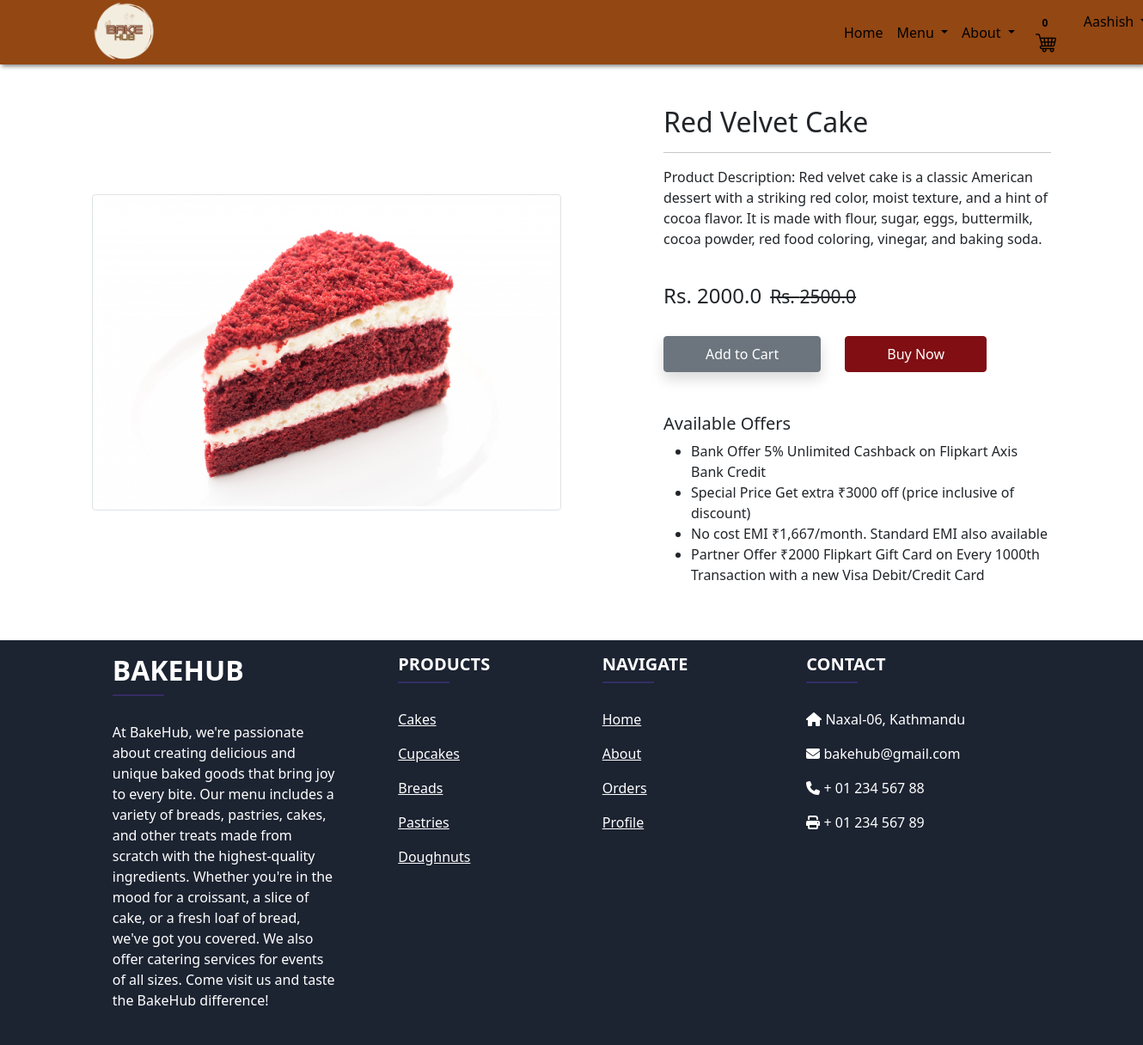
Page /product-detail/9 (signed in) on the committed database.
### app/models.py (models this page shows, shortened)
class Product(models.Model):
    title = models.CharField(max_length=100)
    selling_price = models.FloatField()
    discounted_price = models.FloatField()
    description = models.TextField()
    category = models.CharField(choices=CATEGORY_CHOICES, max_length=15)
    product_image = models.ImageField(upload_to='productsimg')

### app/views.py (the view)
# urls.py: path('product-detail/<int:pk>', views.ProductDetailView.as_view(), name='product-detail'),
class ProductDetailView(View):
 def get(self, request, pk):
  totalitem = 0
  product = Product.objects.get(pk=pk)
  item_already_in_cart = False
  item_already_in_cart = Cart.objects.filter(Q(product=product.id) & Q(user=request.user)).exists()
  if request.user.is_authenticated:
   totalitem = len(Cart.objects.filter(user=request.user))
  return render(request,'app/productdetail.html',{'product':product,'item_already_in_cart':item_already_in_cart, 'totalitem':totalitem})

### app/templates/app/productdetail.html (shortened to what this page needs)
{% extends 'app/base.html' %}
{% load static %}
{% block main-content %}
<div class="container my-5">
 <div class="row">
  <div class="col-sm-6 text-center align-self-center">
   <img src="{{product.product_image.url}}" alt="" class="img-fluid img-thumbnail">
  </div>
  <div class="col-sm-5 offset-sm-1">
   <h2>{{product.title}}</h2>
   <hr>
   <p>Product Description: {{product.description}}</p> <br>
   <h4>Rs. {{product.discounted_price}}<small style="margin-left: 10px;" class="fw-light text-decoration-line-through">Rs. {{product.selling_price}}</small></h4> <br>
  {% if item_already_in_cart %}
   <a href="{% url 'showcart' %}" class="btn btn-warning shadow px-5 py-2 ms-4">Go to cart</a>
  {% else %}
   <form action="/add-to-cart" class="d-inline">
    <button type="submit" class="btn btn-secondary shadow px-5 py-2" id="add-to-cart-btn">Add to Cart</button>
   </form>
   {% endif %}
   <a style="background-color:#800E13; border-color:#800E13; color:#ffffff;" href="{% url 'checkout' %}" class="btn  px-5 py-2 ms-4">Buy Now</a>
   <h5 class="mt-5">Available Offers</h5>
   <ul>
    <li>Bank Offer 5% Unlimited Cashback on Flipkart Axis Bank Credit</li>
    <li>Special Price Get extra ₹3000 off (price inclusive of discount)</li>
    <li>No cost EMI ₹1,667/month. Standard EMI also available</li>
    <li>Partner Offer ₹2000 Flipkart Gift Card on Every 1000th Transaction with a new Visa Debit/Credit Card</li>
   </ul>
  </div>
 </div>
</div>
{% endblock main-content %}

### app/templates/app/base.html (shortened to what this page needs)
<!doctype html>
{% load static %}
<html lang="en">
  <head>
    <link href="https://cdn.jsdelivr.net/npm/bootstrap@5.0.0-beta1/dist/css/bootstrap.min.css" rel="stylesheet">
    <link rel="stylesheet" href="{% static 'app/css/owl.carousel.min.css' %}">
    <link rel="stylesheet" href="{% static 'app/css/all.min.css' %}">
    <link rel="stylesheet" href="{% static 'app/css/style.css' %}">
    <link rel="stylesheet" href="{% static 'app/css/landing.css' %}">
  </head>
  <body style="background-color: #fff">
    <nav class="navbar navbar-expand-lg navbar-dark " style="background-color: #934713; box-shadow: 2px 2px 5px rgba(0, 0, 0, 0.5);height:75px">
     <div class="container">
       <a class="navbar-brand" href="/"><img src="{% static 'app/images/icons/bakelogo.png' %}" style="width:75px; height:75px;" alt="BakeHub"/></a>
       <div class="collapse navbar-collapse" id="navbarSupportedContent">
         <ul class="navbar-nav me-auto mb-2 mb-lg-0" style="margin-left:48.5rem;">
           <li class="nav-item">
             <a class="nav-link active" aria-current="page" style="color:#000;" href="/">Home</a>
           </li>
           <li class="nav-item dropdown">
             <a style="color:#000 !important;" class="nav-link dropdown-toggle text-white" href="#" id="bakeryDropdown" role="button" data-bs-toggle="dropdown" aria-expanded="false">
               Menu
             </a>
           </li>
           <li class="nav-item dropdown">
             <a style="color:#000 !important;" class="nav-link dropdown-toggle text-white" href="#" id="fashionDropdown" role="button" data-bs-toggle="dropdown" aria-expanded="false">
                About
              </a>
           </li>
         </ul>
         <div>
          <ul class="navbar-nav me-auto mb-2 mb-lg-0">
          {% if request.user.is_authenticated %}
            <li class="nav-item mx-2">
             <a  href="{% url 'showcart' %}" class="nav-link text-white="><span class="badge" style="color:#000; background-color:#dc354500;">{{totalitem}}</span><img src="{% static 'app/images/icons/shopcart.png' %}" alt="Cart"/></a>
            <li class="nav-item dropdown mx-2">
              <a style="color:#000;" class="nav-link dropdown-toggle" href="#" id="profileDropdown" role="button" data-bs-toggle="dropdown" aria-expanded="false">
                  {{request.user.username|capfirst}}
              </a>
            </li>
            {% endif %}
          </ul>
         </div>
       </div>
     </div>
    </nav>
    {% block main-content %} {% endblock main-content %}
     <footer
          class="text-center text-lg-start text-white"
          style="background-color: #1c2331"
          >
    <section class="">
      <div class="container text-center text-md-start mt-5">
        <div class="row mt-3">
          <div class="col-md-3 col-lg-4 col-xl-3 mx-auto mb-4">
            <h2 class="text-uppercase fw-bold">BakeHub</h2>
            <hr
                class="mb-4 mt-0 d-inline-block mx-auto"
                style="width: 60px; background-color: #7c4dff; height: 2px"
                />
            <p>
              At BakeHub, we're passionate about creating delicious and unique baked goods that bring joy to every bite.
                Our menu includes a variety of breads, pastries, cakes, and other treats made from scratch with the highest-quality ingredients.
                Whether you're in the mood for a croissant, a slice of cake, or a fresh loaf of bread, we've got you covered.
                We also offer catering services for events of all sizes. Come visit us and taste the BakeHub difference!
            </p>
          </div>
          <div class="col-md-2 col-lg-2 col-xl-2 mx-auto mb-4">
            <h5 class="text-uppercase fw-bold">Products</h5>
            <hr
                class="mb-4 mt-0 d-inline-block mx-auto"
                style="width: 60px; background-color: #7c4dff; height: 2px"
                />
            <p>
              <a href="#!" class="text-white">Cakes</a>
            </p>
            <p>
              <a href="#!" class="text-white">Cupcakes</a>
            </p>
            <p>
              <a href="#!" class="text-white">Breads</a>
            </p>
            <p>
              <a href="#!" class="text-white">Pastries</a>
            </p>
            <p>
              <a href="#!" class="text-white">Doughnuts</a>
            </p>
          </div>
          <div class="col-md-3 col-lg-2 col-xl-2 mx-auto mb-4">
            <h5 class="text-uppercase fw-bold">Navigate</h5>
            <hr
                class="mb-4 mt-0 d-inline-block mx-auto"
                style="width: 60px; background-color: #7c4dff; height: 2px"
                />
            <p>
              <a href="/" class="text-white">Home</a>
            </p>
            <p>
              <a href="{% url 'aboutus' %}" class="text-white">About</a>
            </p>
            <p>
              <a href="{% url 'orders' %}" class="text-white">Orders</a>
            </p>
            <p>
              <a href="{% url 'profile' %}" class="text-white">Profile</a>
            </p>
          </div>
          <div class="col-md-4 col-lg-3 col-xl-3 mx-auto mb-md-0 mb-4">
            <h5 class="text-uppercase fw-bold">Contact</h5>
            <hr
                class="mb-4 mt-0 d-inline-block mx-auto"
                style="width: 60px; background-color: #7c4dff; height: 2px"
                />
            <p><i class="fas fa-home mr-3"></i> Naxal-06, Kathmandu</p>
            <p><i class="fas fa-envelope mr-3"></i> bakehub@gmail.com</p>
            <p><i class="fas fa-phone mr-3"></i> + 01 234 567 88</p>
            <p><i class="fas fa-print mr-3"></i> + 01 234 567 89</p>
          </div>
        </div>
      </div>
    </section>
  </footer>
  </body>
</html>

### app/static/app/css/landing.css (style rules this page uses)
.container { display: flex; justify-content: center; align-items: center; background-color: #f5f5f500; }

### rows in the picture
Product: product_image (picture), title "Red Velvet Cake", description "Red velvet cake is a classic American dessert with a striking red color, moist texture, and a hint of cocoa flavor. It is made with flour, sugar, eggs, buttermilk, cocoa powder, red food coloring, vinegar, and baking soda.", discounted_price "2000.0", selling_price "2500.0"

### other values in the picture
{{ totalitem }} "0"
{{ request.user.username|capfirst }} "Aashish"
